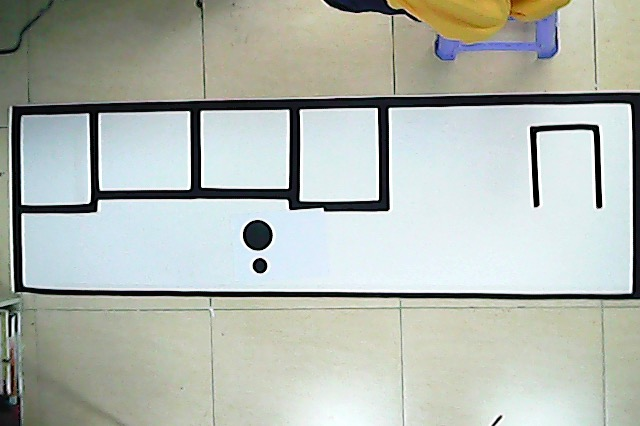
#> input picture cell.jpg, 640 x 426 px
$ python detect_car.py   (older library calls are emulated)
#> lines starting #> are read from the running program, lines starting #| are printed output that depends on the picture; after the words box and inside, x2 and y2 are one past the last pixel; in counts of white or black regions, pixels touching at a corner belong together
### utilfun.py
import collections
import itertools
import cv2
import numpy as np


# Utility function for distance eval
def dist(p, q):
    return ((p[0] - q[0]) ** 2 + (p[1] - q[1]) ** 2) ** 1/2


Line = collections.namedtuple('Line', ['a', 'b', 'c'])
Point = collections.namedtuple('Point', ['x', 'y'])


# [16 lines left out: functions dist2line, calcline, not called in this run]


def drawContour(img, contour):
    return cv2.drawContours(img, [contour], 0, icolor.next())


def imshow(img):
    cv2.imshow('show', img)
    cv2.waitKey(0)


def polygonFit(contour, factor=0.05):
    # type: (object, float) -> np.ndarray
    eps = factor * len(contour)
    return cv2.approxPolyDP(contour, eps, closed=True)


def resize2(img, expected_width):

    mtx = [[805.9192690236115, 0.0, 389.50794220736464],
           [0.0, 805.2953556421901, 185.50152151842346],
            [0.0, 0.0, 1.0]]
    dist = [[0.17336845385041066, -1.312150071184175, 0.0011711184651027966,
             0.002950558109854578, 1.9741523238852574]]

    mtx, dist = map(np.array, [mtx, dist])

    # Prepare image
    h, w = img.shape[:2]
    camera_mtx, roi = cv2.getOptimalNewCameraMatrix(mtx, dist, (w, h), 1, (w, h))
    # print camera_mtx, roi

    # undistort
    dst = cv2.undistort(img, mtx, dist, None, camera_mtx)
    # crop the image
    x, y, w, h = roi
    img = dst[y:y + h, x:x + w]

    height, width = img.shape

    factor = float(width) / expected_width
    img = cv2.resize(img, dsize=(expected_width, int(height / factor)),
                     interpolation=cv2.INTER_LINEAR)

    return img


# [29 lines left out: functions calc_rect_points, direction_arrow_gen, not called in this run]


def calc_angle(origin, target):
    x = target.x - origin.x
    y = target.y - origin.y

    cosine = x / ((x * x + y * y) ** 0.5)

    from math import acos, pi
    if y < 0: sign = 1
    else: sign = -1
    return sign * acos(cosine) / 2 / pi * 360


def round_each(input):
    return tuple(map(lambda a: int(round(a)), input))


class Hierarchy:
    def __init__(self, hrki):
        self.hierarchy = hrki

    def tour(self, node, layer=0, visual=False):
        def p(text, n=''):
            print '%s%s%s' % ('\t' * layer, text, n)

        p = p if visual else lambda *x: None

        while True:
            p('> ', node)
            if self.hierarchy[node][1] != -2:
                yield node, layer

            # tour child
            if self.hierarchy[node][2] >= 0:
                for subnode in self.tour(self.hierarchy[node][2], layer + 1, visual):
                    yield subnode

            # if no next
            if self.hierarchy[node][0] >= 0:
                node = self.hierarchy[node][0]
            else:
                break

        p('<')

    # [7 lines left out: function spot, not called in this run]

    def delete_node(self, idx):
        node = self.hierarchy[idx]
        nexti = node[0]
        previ = node[1]
        childi = node[2]
        parenti = node[3]

        if idx == 0:
            self.hierarchy[0][1] = -2
            return

        parent = self.hierarchy[parenti]
        fchild = self.hierarchy[childi]

        if childi >= 0:
            last_childi = childi
            while self.hierarchy[last_childi][0] >= 0:
                last_childi = self.hierarchy[last_childi][0]

            if nexti >= 0:
                self.hierarchy[nexti][1] = last_childi
                self.hierarchy[last_childi][0] = nexti
            if previ >= 0:
                self.hierarchy[previ][0] = childi

            if parent[2] == idx:
                parent[2] = childi

        else:
            if nexti >= 0:
                self.hierarchy[nexti][1] = previ
            if previ >= 0:
                self.hierarchy[previ][0] = nexti

            if parent[2] == idx:
                parent[2] = nexti

                # [6 lines of commented-out code are left out]

    def copy(self):
        return Hierarchy(list(self.hierarchy))


class ParkingLot:
    # [13 lines left out: function __init__, not called in this run]

    def set_dircetion(self, dir):
        self.direction = dir

    # [23 lines left out: function draw, not called in this run]


colors = [
    (255, 0, 0),
    (0, 255, 0),
    (0, 0, 255),
    (255, 255, 0),
    (0, 255, 255),
    (255, 0, 255)
]

icolor = itertools.cycle(colors)

### processing_procedure.py
import cv2
import numpy as np
import utilfun as uf
import criteria


def grayed(img):
    return cv2.cvtColor(img, code=cv2.COLOR_BGR2GRAY)


def threshold_process(img, blur_size=7, threshold=100):
    # type: (np.ndarray, int, int) -> np.ndarray
    """
    Method for smoothly thresholding image
    :param img: Input image in grey scale
    :param blur_size: Gaussian kernel size
    :param threshold: Threshold value
    :return: thresholded image
    """
    img_threshold = np.copy(img)

    gaussian_kernel = (blur_size, blur_size)
    img_threshold = cv2.GaussianBlur(img_threshold, gaussian_kernel, 0)
    _, img_threshold = cv2.threshold(
        img_threshold, threshold, 100, type=cv2.THRESH_BINARY_INV)

    return img_threshold


def find_contour(img):
    # type: (np.ndarray) -> object
    """
    Find Contour Process
    :param img: thresholded image
    :return: contours and hierarchy
    """
    imcotr = np.copy(img)
    image, contours, hierarchy = cv2.findContours(
        imcotr,
        cv2.RETR_TREE,
        cv2.CHAIN_APPROX_NONE
    )

    return contours, hierarchy[0]


def filtering_size_overlap(contours, hierarchy,
                           min_area=criteria.MIN_AREA_CRITERIA,
                           max_area=None,
                           min_area_diff=criteria.MIN_AREA_DIFF_CRITERIA,
                           min_dist=criteria.MIN_DISTANCE_CRITERIA):
    # type: (list, Hierarchy, int, int, int, int) -> uf.Hierarchy

    # Iteration init
    """
    Small and overlapped contour elimination
    :param contours: Contour input
    :param hierarchy: Hierarchy structure
    :param min_area: Minimum contour size
    :param max_area: Maximum contour size
    :param min_area_diff: Minimum area difference
    :param min_dist: Minimum distance between center points of contours
    :return:
    """
    last_area = 0
    last_o = (0, 0)

    for ctidx, l in hierarchy.tour(0):
        ct = contours[ctidx]

        area = cv2.contourArea(ct)

        if area < min_area:
            hierarchy.delete_node(ctidx)
            continue
        elif max_area != None and area > max_area:
            hierarchy.delete_node(ctidx)
            continue

        o, r = cv2.minEnclosingCircle(ct)

        if abs(area - last_area) < min_area_diff:
            if uf.dist(o, last_o) < min_dist:
                hierarchy.delete_node(ctidx)
                continue

        last_area = area
        last_o = o

    return hierarchy


def filtering_hollow(hierarchy,
                     min_count=criteria.MIN_SUBCONTOUR_COUNT):
    # type: (Hierarchy, int) -> Hierarchy
    """
    Using Min nested contours number Determine validation
    :param hierarchy: Hierarchy need inspect
    :param min_count: Minimum contours count that the top layerhierarchy should contain
    :return: inspected hirerarchy
    """
    stat = {}
    grandpaidx = 0
    for i, l in hierarchy.tour(0):
        if l == 0:
            grandpaidx = i
            stat[i] = 0
        else:
            stat[grandpaidx] += 1

    satisfied_contour = []
    for k, v in stat.items():
        if v >= min_count:
            satisfied_contour.append(k)

    return satisfied_contour


def perspective_param(quadrangle, plane_size):
    # type: (np.ndarray, tuple) -> np.ndarray
    width, height = plane_size

    field = np.array([
            (0, 0),
            (width, 0),
            (width, height),
            (0, height)
        ], dtype=np.float32)
    quadrangle = quadrangle[:, 0, :].astype(np.float32)

    # Correct orbital direction
    rotfield = np.cross(field[1]-field[0], field[2]-field[1])
    rotbound = np.cross(quadrangle[1] - quadrangle[0], quadrangle[2] - quadrangle[1])
    if rotfield*rotbound < 0:
        quadrangle = quadrangle[::-1]

    # Origin align
    dist2origin = []
    for idx, pt in enumerate(quadrangle):
        dist2origin.append((idx, uf.dist(pt, (0, 0))))
    dist2origin.sort(key=lambda item: item[1])
    upperleftidx = dist2origin[0][0]

    fixed_bound = [quadrangle [(i + upperleftidx) % 4]
                   for i in range(4)]
    fixed_bound = np.array(fixed_bound)

    quadrangle = fixed_bound

    param = cv2.getPerspectiveTransform(quadrangle, field)
    return param


def warp_perspective(image, param, plane_size):
    width, height = plane_size

    img = cv2.warpPerspective(image, param, (width, height))
    return img

### detect_playground.py
import cv2
import itertools
import numpy as np
import criteria
import utilfun as uf
from utilfun import imshow
import processing_procedure as prop


def perspective_analyse(img, threshold=100):

    # Section: Threshold processing

    imthres = prop.threshold_process(img, blur_size=7, threshold=threshold)

    # Section: Find contours

    contours, hierarchy = prop.find_contour(imthres)

    # Section: Contour filtering

    # Debug purpose, for colorful drawing
    imdebug = cv2.cvtColor(imthres, code=cv2.COLOR_GRAY2BGR)

    # Prepare hierarchy
    nest = uf.Hierarchy(hierarchy)


        # Subsection: Area and Distance filtering

    nest = prop.filtering_size_overlap(contours, nest, min_area=1000)

        # Subsection: Min nested contour count filtering

    valid_contour_roots = prop.filtering_hollow(nest, min_count=6)

    # [5 lines of commented-out code are left out]

    assert len(valid_contour_roots) == 1, \
        'Valid contour root count is not 1 (%d found)'%len(valid_contour_roots)

    rootidx = valid_contour_roots[0]


    # Section: Perspective transform

    bound = uf.polygonFit(contours[rootidx])

    # # Debug Image Drawing
    # imdebug = cv2.cvtColor(imthres, code=cv2.COLOR_GRAY2BGR)
    # uf.drawContour(imdebug,bound)
    # imshow(imdebug)

    pspt_param = prop.perspective_param(bound, (1000, 300))

    return pspt_param


# # Debug Image Drawing
# for ctidx,l in nest.spot(0):
#     cv2.drawContours(imdebug, [contours[ctidx]], 0, uf.icolor.next())
# imshow(imdebug)

# [59 lines left out: function playground_analyse, not called in this run]


class PlayGround:
    # [14 lines left out: function __init__, not called in this run]

    def draw(self, image):
        for p in self.places:
            p.draw(image)


# [17 lines that do not run on import are left out]

### detect_car.py
import cv2
import utilfun as uf
import processing_procedure
import detect_playground
import processing_procedure as prop
import math

from utilfun import imshow


def car_analysis(image):
    """

    :param image: Image which is thresholded and after perspective transoformed
    :return:
    """
    # # Debug Image Drawing
    # imshow(imthres)

    # Find and generally Filter contours
    contours, hierarchy = prop.find_contour(image)
    nest = uf.Hierarchy(hierarchy)
    # Circles area :large=1600, small=340
    prop.filtering_size_overlap(contours, nest, min_area=200, max_area=2000)

    # [10 lines of commented-out code are left out]
    marks = []
    for ctidx, l in nest.tour(0):
        ct = contours[ctidx]
        area = cv2.contourArea(ct)
        (x, y), r = cv2.minEnclosingCircle(ct)
        rdarea = 3.14 * r ** 2

        # print '%5.2f' % ((rdarea-area)/rdarea)

        if (rdarea-area)/rdarea > 0.2:
            nest.delete_node(ctidx)
        else:
            marks.append(((x, y), area))

    # [25 lines of commented-out code are left out]
    assert len(marks) == 2, 'Found circle count is not 2'

    # Distinguish two different circle
    marks.sort(key=lambda a: a[1])

    # Debug Print sorting results
    # print 'Sorted'
    # for p, area in marks:
    #     print 'radius', int(area**0.5)

    # Extract properties of circles
    smallo = uf.Point._make(marks[0][0])
    largeo = uf.Point._make(marks[1][0])

    # # Debug Output
    # print smallo
    # print largeo

    angle = uf.calc_angle(smallo, largeo)
    # [8 lines of commented-out code are left out]

    return smallo, angle


def draw_car(image, o, a, color):

    o = uf.round_each(o)
    cv2.circle(image, o, 5, color, thickness=5)

    ptar = (o[0] + 60 * math.cos(math.radians(-a)),
            o[1] + 60 * math.sin(math.radians(-a)))
    ptar = uf.round_each(ptar)
    cv2.arrowedLine(image, o, ptar, color, thickness=2)

    return image


if __name__ == '__main__':
    # Load Image
    img = cv2.imread('cell.jpg')
#> img is the input picture: shape (426, 640, 3); mean B, G, R 176.1, 183.8, 177.6
    # Convert Color
    img = cv2.cvtColor(img, code=cv2.COLOR_BGR2GRAY)
#> img: shape (426, 640)
    # Resize
    img = uf.resize2(img, 1000)
#> in resize2, `dst = cv2.undistort(img, mtx, dist, None, camera_mtx)`:
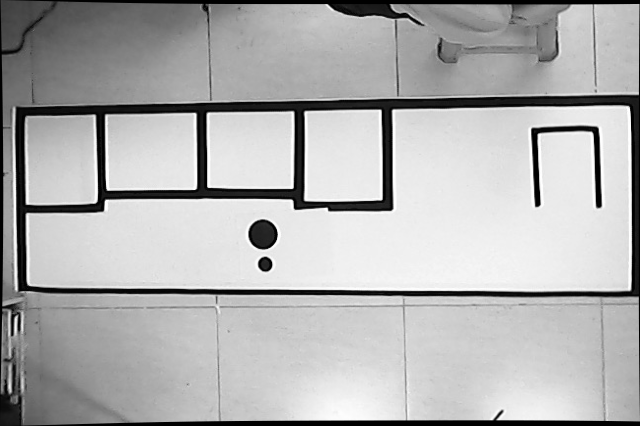
#> dst: shape (426, 640); min 0, max 255, mean 176.1
#> in resize2, `img = dst[y:y + h, x:x + w]`:
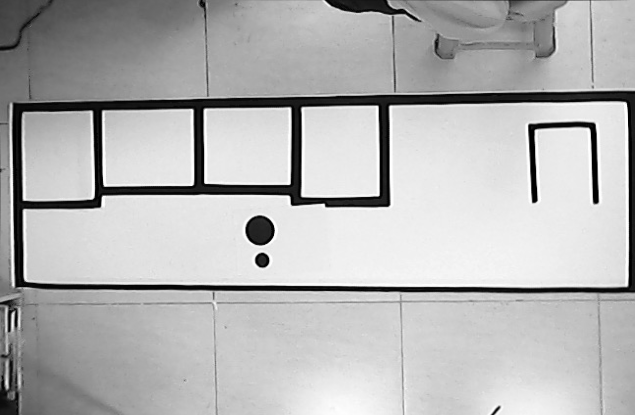
#> img: shape (415, 635); min 0, max 255, mean 180.8
    # Analyse perspective parameter
    pspt_param = detect_playground.perspective_analyse(img)
#> in threshold_process, `_, img_threshold = cv2.threshold( img_threshold, threshold, 100, type=..`:
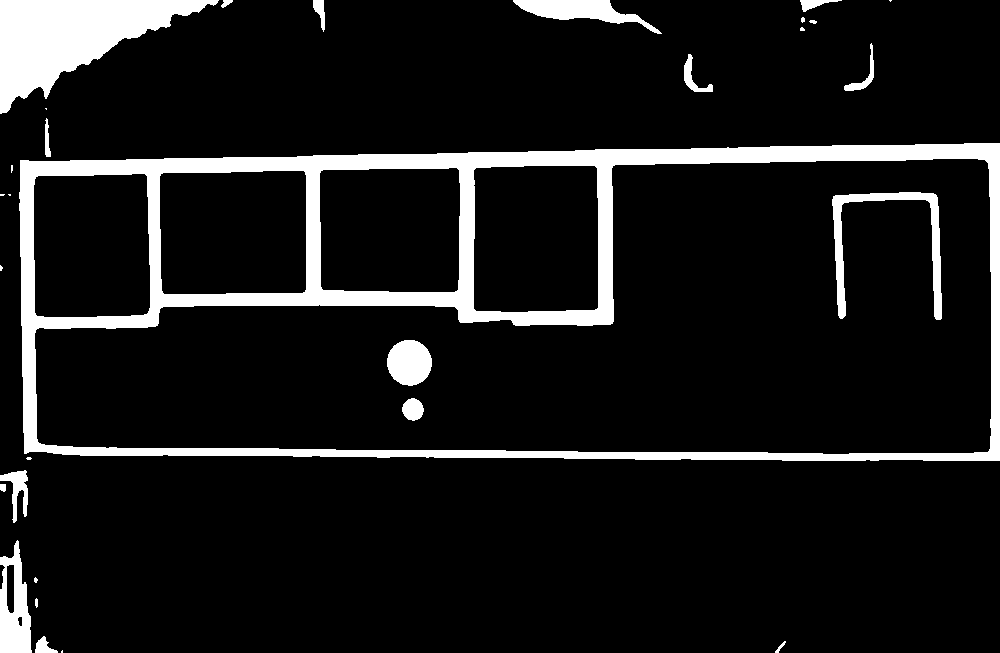
#> img_threshold: shape (653, 1000); values 0 (black) and 100 (white), 10.4% white; 30 white regions (11 under 20 px)
#> in find_contour, `image, contours, hierarchy = cv2.findContours( imcotr, cv2.RETR_TREE, ..`: contours = 37 contours, 13 with area under 20; largest, box (x1, y1, x2, y2) and area: (19, 143, 1000, 461) 298447, (34, 158, 992, 455) 187811, (473, 165, 599, 313) 18067, (159, 170, 307, 295) 17866, (319, 167, 461, 293) 17157
#> in perspective_analyse, `imdebug = cv2.cvtColor(imthres, code=cv2.COLOR_GRAY2BGR)`: imdebug: shape (653, 1000, 3); values 0 (black) and 100 (white), 10.4% white; 30 white regions (11 under 20 px), largest, box (x1, y1, x2, y2) and area: (19, 143, 1000, 461) 44768, (0, 0, 219, 114) 11601, (832, 192, 942, 320) 2682
#> in __init__, `self.hierarchy = hrki`: self.hierarchy = 37 rows, first 6: [1, -1, -1, -1], [2, 0, -1, -1], [3, 1, -1, -1], [4, 2, -1, -1], [5, 3, -1, -1], [8, 4, 6, -1]
#> the loop in filtering_size_overlap, `for ctidx, l in hierarchy.tour(0):` made 37 passes
#> (area, r, last_area, last_o) on passes 6, 16, 17, 18, 19, 20, 21, 23, 24, 34, 37: (2495, 57.08, 2495, (15.5, 597.1)), (298447, 512, 298447, (512.1, 301.5)), (16329, 89.3, 16329, (90.5, 244.5)), (17866.5, 93.34, 17866.5, (233.3, 231.8)), (17157, 90.8, 17157, (389.9, 228.9)), (18067, 93.86, 18067, (535, 238)), (187811, 495.5, 187811, (514.4, 308.8)), (1552.5, 22.88, 1552.5, (409, 362.3)), (2344.5, 81.51, 2344.5, (886.5, 257.5)), (1861, 75.82, 1861, (587, 16.5)), (11303.5, 122.8, 11303.5, (109, 56.5))
#> area on passes 2, 3, 9, 10, 25, 27: 28, 175, 31.5, 524, 110, 292.5
#> in perspective_analyse, `valid_contour_roots = prop.filtering_hollow(nest, min_count=6)`: valid_contour_roots = [15]
#> in perspective_analyse, `rootidx = valid_contour_roots[0]`: rootidx = 15
#> in polygonFit, `eps = factor * len(contour)`: eps = 128.2
#> in perspective_analyse, `bound = uf.polygonFit(contours[rootidx])`: bound = [[999, 143], [20, 160], [24, 453], [999, 460]]
#> in perspective_param, `rotbound = np.cross(quadrangle[1] - quadrangle[0], quadrangle[2] - qua..`: rotbound = -286915
#> in perspective_param, `quadrangle = quadrangle[::-1]`: quadrangle = [[999, 460], [24, 453], [20, 160], [999, 143]]
#> the loop in perspective_param, `for idx, pt in enumerate(quadrangle):` made 4 passes
#> after the loop in perspective_param, `for idx, pt in enumerate(quadrangle):`: dist2origin = [(0, 604800.5), (1, 102892.5), (2, 13000), (3, 509225)]
#> in perspective_param, `upperleftidx = dist2origin[0][0]`: upperleftidx = 2
#> in perspective_param, `fixed_bound = [quadrangle [(i + upperleftidx) % 4] for i in range(4)]`: fixed_bound = [[20, 160], [999, 143], [999, 460], [24, 453]]
#> in perspective_param, `param = cv2.getPerspectiveTransform(quadrangle, field)`: param = [[1.1, -0.0151, -19.67], [0.0177, 1.02, -163.3], [8.35e-05, -1.51e-05, 1]]
#> in perspective_analyse, `pspt_param = prop.perspective_param(bound, (1000, 300))`: pspt_param has the same summary as param in perspective_param
#> pspt_param has the same summary as param in perspective_param
    # Do inverse perspective transformation
    imtailored = prop.warp_perspective(img, pspt_param, (1000, 300))
#> in warp_perspective, `img = cv2.warpPerspective(image, param, (width, height))`:
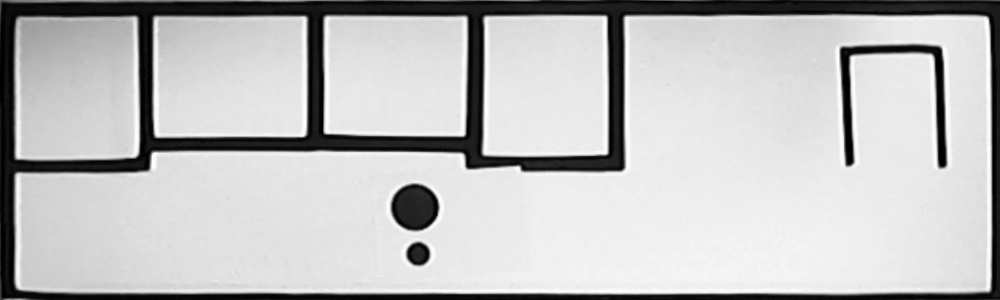
#> img: shape (300, 1000); min 0, max 255, mean 191.9
    # Threshold image
    imthres = prop.threshold_process(imtailored)
#> call 2 of threshold_process, with blur_size = 7, threshold = 100
#> in threshold_process (call 2), `_, img_threshold = cv2.threshold( img_threshold, threshold, 100, type=..`:
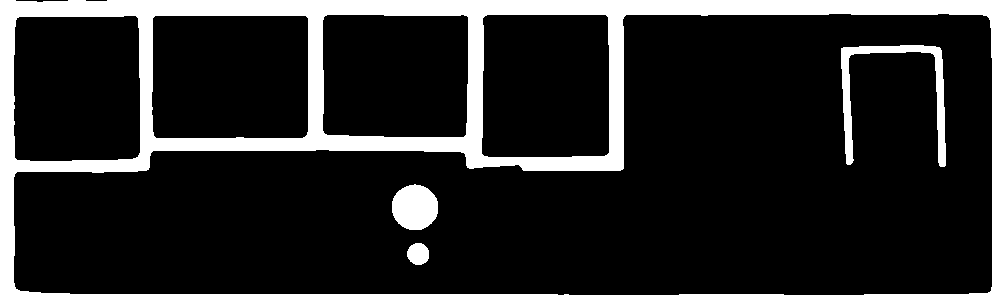
#> img_threshold: shape (300, 1000); values 0 (black) and 100 (white), 16.1% white; 4 white regions

    # Analyse image for center and angle
    center, angle = car_analysis(imthres)
#> in find_contour (call 2), `image, contours, hierarchy = cv2.findContours( imcotr, cv2.RETR_TREE, ..`: contours = 9 contours; largest, box (x1, y1, x2, y2) and area: (0, 0, 1000, 300) 298622, (13, 13, 993, 296) 185301, (151, 15, 309, 139) 19164, (13, 15, 141, 162) 18126, (481, 14, 610, 158) 18033
#> the loop in filtering_size_overlap (call 2), `for ctidx, l in hierarchy.tour(0):` made 9 passes
#> area on passes 2 to 5: 19164.5, 18126.5, 18033, 17649
#> (area, r, last_area, last_o) on passes 7 to 8: (354.5, 11.15, 354.5, (417.8, 253.7)), (1601.5, 23.31, 1601.5, (414.5, 207))
#> the loop in car_analysis, `for ctidx, l in nest.tour(0):` made 2 passes
#> (ctidx, l, area, x, y, r, rdarea) on passes 1 to 2: (6, 1, 354.5, 417.8, 253.7, 11.15, 390.1), (7, 1, 1601.5, 414.5, 207, 23.31, 1705.8)
#> after the loop in car_analysis, `for ctidx, l in nest.tour(0):`: marks = [((417.8, 253.7), 354.5), ((414.5, 207), 1601.5)]
#> in car_analysis, `smallo = uf.Point._make(marks[0][0])`: smallo = (417.8, 253.7)
#> in car_analysis, `largeo = uf.Point._make(marks[1][0])`: largeo = (414.5, 207)
#> in calc_angle, `x = target.x - origin.x`: x = -3.32
#> in calc_angle, `y = target.y - origin.y`: y = -46.68
#> in calc_angle, `cosine = x / ((x * x + y * y) ** 0.5)`: cosine = -0.0709
#> in car_analysis, `angle = uf.calc_angle(smallo, largeo)`: angle = 94.07
#> center = (417.8, 253.7); angle = 94.07

    imdebug = cv2.cvtColor(imthres, cv2.COLOR_GRAY2BGR)
#> imdebug: shape (300, 1000, 3); values 0 (black) and 100 (white), 16.1% white; 4 white regions, box (x1, y1, x2, y2) and area: (0, 0, 1000, 300) 43954, (841, 45, 946, 167) 2442, (392, 184, 438, 230) 1667, (407, 243, 429, 265) 386
    imdebug = draw_car(imdebug, center, angle, (0, 255, 0))
#> in draw_car, `o = uf.round_each(o)`: o = (418, 254)
#> in draw_car, `cv2.circle(image, o, 5, color, thickness=5)`:
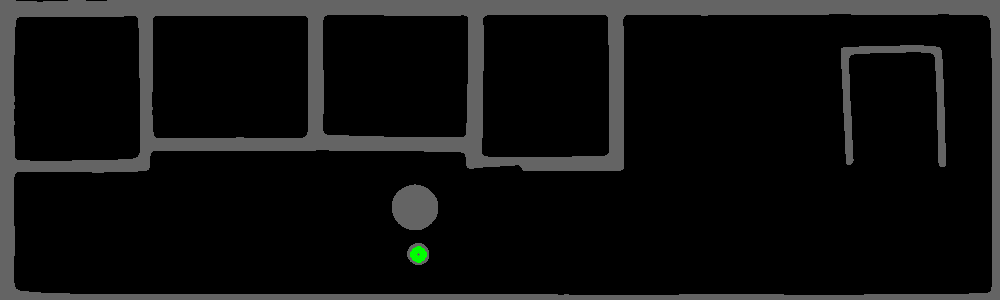
#> image: shape (300, 1000, 3); mean B, G, R 16.1, 16.3, 16.1
#> in draw_car, `ptar = (o[0] + 60 * math.cos(math.radians(-a)), o[1] + 60 * math.sin(m..`: ptar = (413.7, 194.2)
#> in draw_car, `ptar = uf.round_each(ptar)`: ptar = (414, 194)
#> in draw_car, `cv2.arrowedLine(image, o, ptar, color, thickness=2)`:
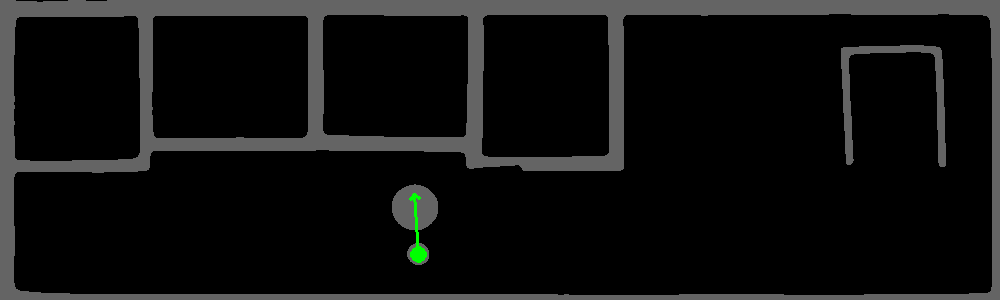
#> image: shape (300, 1000, 3); 0.07% of pixels changed, all inside (x1, y1, x2, y2) = (409, 193, 421, 256)
    imshow(imdebug)
